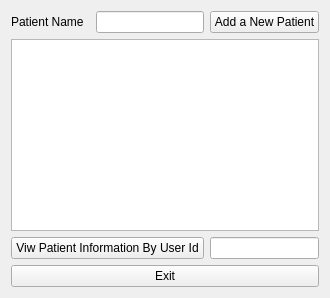
      <widget class="QWidget" name="PatientsPage">
       <layout class="QGridLayout" name="gridLayout_2">
        <item row="0" column="0">
         <widget class="QLabel" name="PatientPage_Name_Filter_Label">
          <property name="text">
           <string>Patient Name</string>
          </property>
         </widget>
        </item>
        <item row="2" column="0" colspan="4">
         <widget class="QTableView" name="tableView">
          <property name="selectionMode">
           <enum>QAbstractItemView::SingleSelection</enum>
          </property>
          <property name="selectionBehavior">
           <enum>QAbstractItemView::SelectRows</enum>
          </property>
         </widget>
        </item>
        <item row="0" column="2">
         <widget class="QLineEdit" name="PatientPage_LineEdit_Name"/>
        </item>
        <item row="0" column="3">
         <widget class="QPushButton" name="addPatient_pushButton">
          <property name="text">
           <string>Add a New Patient</string>
          </property>
         </widget>
        </item>
        <item row="5" column="0" colspan="4">
         <widget class="QPushButton" name="patientsPage_exit">
          <property name="text">
           <string>Exit</string>
          </property>
         </widget>
        </item>
        <item row="3" column="3">
         <widget class="QLineEdit" name="PatientsPage_LineEdit_Lookup_id"/>
        </item>
        <item row="3" column="0" colspan="3">
         <widget class="QPushButton" name="goToPatientInfo_button">
          <property name="text">
           <string>Viw Patient Information By User Id</string>
          </property>
         </widget>
        </item>
       </layout>
       <widget class="QLabel" name="label_13">
        <property name="geometry">
         <rect>
          <x>310</x>
          <y>20</y>
          <width>81</width>
          <height>16</height>
         </rect>
        </property>
        <property name="text">
         <string/>
        </property>
       </widget>
      </widget>
